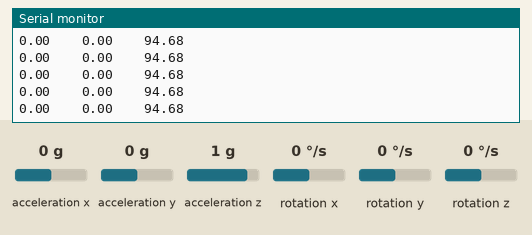
This sketch was run on a simulated Arduino Uno, built with avr-gcc and run on an emulated ATmega328P. Parts: the last lines printed to the serial monitor. The inputs (shaded band) are chosen by the test bench; at power-on: acceleration x 0 g, acceleration y 0 g, acceleration z 1 g, rotation x 0 °/s, rotation y 0 °/s, rotation z 0 °/s.

Above: at 1.9 s.
2.0 s: acceleration x set to -1.4 g
At 2.6 s:
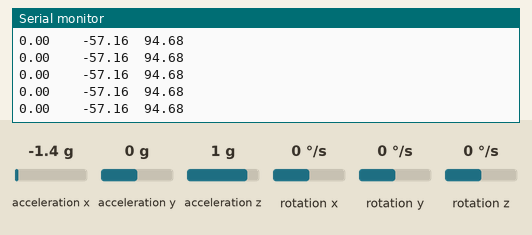
3.5 s: acceleration y set to -1.4 g
At 4.4 s:
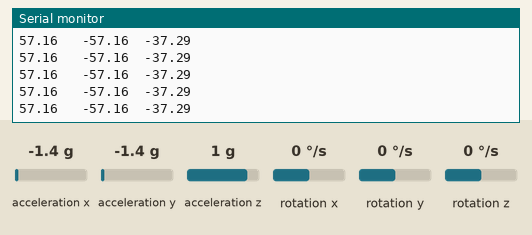
5.5 s: acceleration z set to -1.4 g
At 6.1 s:
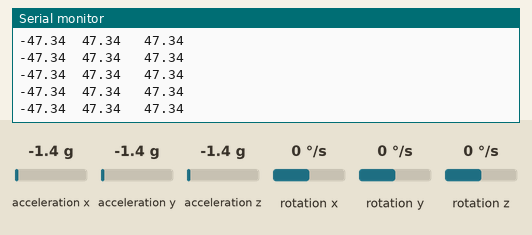
7.5 s: acceleration x set to 0.8 g
At 8.0 s:
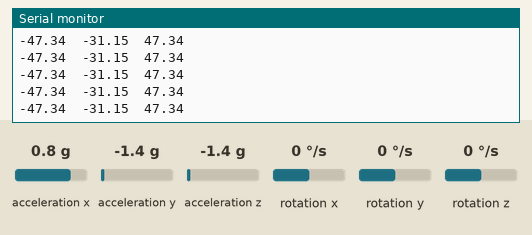
Timing chart, 0 to 10.5 s (numbered marks = the images above; inputs shaded):
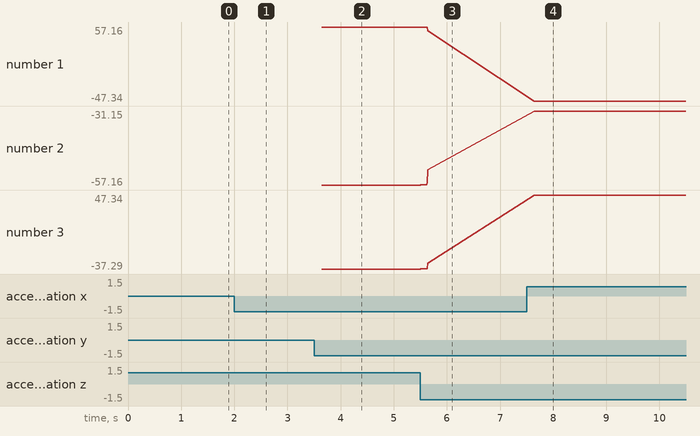

The sketch:

rocket_state.ino
```cpp
#include "Wire.h"
#include "I2Cdev.h"
#include "MPU6050.h"

MPU6050 accelgyro;

int num = 0;
float start_r,start_p,start_y;

unsigned long now, lastTime = 0;
float dt;                                   //微分時間

int16_t ax, ay, az, gx, gy, gz;             //加速度計陀螺儀原始數據
float aax=0, aay=0,aaz=0, agx=0, agy=0, agz=0;    //角度變量
long axo = 0, ayo = 0, azo = 0;             //加速度計偏移量
long gxo = 0, gyo = 0, gzo = 0;             //陀螺儀偏移量

float pi = 3.1415926;
float AcceRatio = 16384.0;                  //加速度計比例係數
float GyroRatio = 131.0;                    //陀螺儀比例係數

uint8_t n_sample = 8;                       //加速度計濾波算法採樣個數
float aaxs[8] = {0}, aays[8] = {0}, aazs[8] = {0};         //x,y軸採樣隊列
long aax_sum, aay_sum,aaz_sum;                      //x,y軸採樣和

float a_x[10]={0}, a_y[10]={0},a_z[10]={0} ,g_x[10]={0} ,g_y[10]={0},g_z[10]={0}; //加速度計協方差計算隊列
float Px=1, Rx, Kx, Sx, Vx, Qx;             //x軸卡爾曼變量
float Py=1, Ry, Ky, Sy, Vy, Qy;             //y軸卡爾曼變量
float Pz=1, Rz, Kz, Sz, Vz, Qz;             //z軸卡爾曼變量

void setup()
{
    Wire.begin();
    Serial.begin(115200);

    accelgyro.initialize();                 //初始化

    unsigned short times = 200;             //採樣次數
    for(int i=0;i<times;i++)
    {
        accelgyro.getMotion6(&ax, &ay, &az, &gx, &gy, &gz); //讀取六軸原始數值
        axo += ax; ayo += ay; azo += az;      //採樣和
        gxo += gx; gyo += gy; gzo += gz;

    }

    axo /= times; ayo /= times; azo /= times; //計算加速度計偏移
    gxo /= times; gyo /= times; gzo /= times; //計算陀螺儀偏移
}

void loop()
{
    unsigned long now = millis();             //當前時間(ms)
    dt = (now - lastTime) / 1000.0;           //微分時間(s)
    lastTime = now;                           //上一次採樣時間(ms)

    accelgyro.getMotion6(&ax, &ay, &az, &gx, &gy, &gz); //讀取六軸原始數值

    float accx = ax / AcceRatio;              //x軸加速度
    float accy = ay / AcceRatio;              //y軸加速度
    float accz = az / AcceRatio;              //z軸加速度

    aax = atan(accy / accz) * (-180) / pi;    //y軸對於z軸的夾角
    aay = atan(accx / accz) * 180 / pi;       //x軸對於z軸的夾角
    aaz = atan(accz / accy) * 180 / pi;       //z軸對於y軸的夾角

    aax_sum = 0;                              // 對於加速度計原始數據的滑動加權濾波算法
    aay_sum = 0;
    aaz_sum = 0;

    for(int i=1;i<n_sample;i++)
    {
        aaxs[i-1] = aaxs[i];
        aax_sum += aaxs[i] * i;
        aays[i-1] = aays[i];
        aay_sum += aays[i] * i;
        aazs[i-1] = aazs[i];
        aaz_sum += aazs[i] * i;

    }

    aaxs[n_sample-1] = aax;
    aax_sum += aax * n_sample;
    aax = (aax_sum / (11*n_sample/2.0)) * 9 / 7.0; //角度調幅至0-90°
    aays[n_sample-1] = aay;                        //此處應用實驗法取得合適的係數
    aay_sum += aay * n_sample;                     //本例係數爲9/7
    aay = (aay_sum / (11*n_sample/2.0)) * 9 / 7.0;
    aazs[n_sample-1] = aaz;
    aaz_sum += aaz * n_sample;
    aaz = (aaz_sum / (11*n_sample/2.0)) * 9 / 7.0;

    float gyrox = - (gx-gxo) / GyroRatio * dt; //x軸角速度
    float gyroy = - (gy-gyo) / GyroRatio * dt; //y軸角速度
    float gyroz = - (gz-gzo) / GyroRatio * dt; //z軸角速度
    agx += gyrox;                             //x軸角速度積分
    agy += gyroy;                             //x軸角速度積分
    agz += gyroz;

    /* kalman start */
    Sx = 0; Rx = 0;
    Sy = 0; Ry = 0;
    Sz = 0; Rz = 0;

    for(int i=1;i<10;i++)
    {                 //測量值平均值運算
        a_x[i-1] = a_x[i];                      //即加速度平均值
        Sx += a_x[i];
        a_y[i-1] = a_y[i];
        Sy += a_y[i];
        a_z[i-1] = a_z[i];
        Sz += a_z[i];

    }

    a_x[9] = aax;
    Sx += aax;
    Sx /= 10;                                 //x軸加速度平均值
    a_y[9] = aay;
    Sy += aay;
    Sy /= 10;                                 //y軸加速度平均值
    a_z[9] = aaz;
    Sz += aaz;
    Sz /= 10;

    for(int i=0;i<10;i++)
    {
        Rx += sq(a_x[i] - Sx);
        Ry += sq(a_y[i] - Sy);
        Rz += sq(a_z[i] - Sz);

    }

    Rx = Rx / 9;                              //得到方差
    Ry = Ry / 9;
    Rz = Rz / 9;

    Px = Px + 0.0025;                         // 0.0025在下面有說明...
    Kx = Px / (Px + Rx);                      //計算卡爾曼增益
    agx = agx + Kx * (aax - agx);             //陀螺儀角度與加速度計速度疊加
    Px = (1 - Kx) * Px;                       //更新p值

    Py = Py + 0.0025;
    Ky = Py / (Py + Ry);
    agy = agy + Ky * (aay - agy);
    Py = (1 - Ky) * Py;

    Pz = Pz + 0.0025;
    Kz = Pz / (Pz + Rz);
    agz = agz + Kz * (aaz - agz);
    Pz = (1 - Kz) * Pz;

    /* kalman end */

    btf_print(agx);
    btf_print(agy);
    btf_print(agz);
    Serial.println("");
//    Serial.print(agx)
//    Serial.print(agy)
//    Serial.print(agz)

}

void btf_print(float a){
  if (a>=0 && a<10){
    Serial.print(a);
    Serial.print("    ");
  }
  else if (a>=10 && a<100){
    Serial.print(a);
    Serial.print("   ");
  }
  else if (a>=100){
    Serial.print(a);
    Serial.print("  ");
  }

  if(a<0 && a>-10){
    Serial.print(a);
    Serial.print("   ");
  }
  else if (a<=-10 && a>-100){
    Serial.print(a);
    Serial.print("  ");
  }
  else if (a<=-100){
    Serial.print(a);
    Serial.print(" ");
  }
}
```

Measured:
- after the input at 2.0 s, the serial monitor: prints a new line at once (image 1)
- after the input at 3.5 s, the serial monitor: prints a new line at once (image 2)
- after the input at 5.5 s, the serial monitor: prints a new line at once (image 3)
- after the input at 7.5 s, the serial monitor: prints a new line at once (image 4)
- plotted number 1: 57.16 → 51.77 after the input at 5.5 s
- plotted number 2: -57.16 → -51.77 after the input at 5.5 s, -51.77 → -31.15 after the input at 7.5 s
- plotted number 3: -37.29 → -30.79 after the input at 5.5 s
